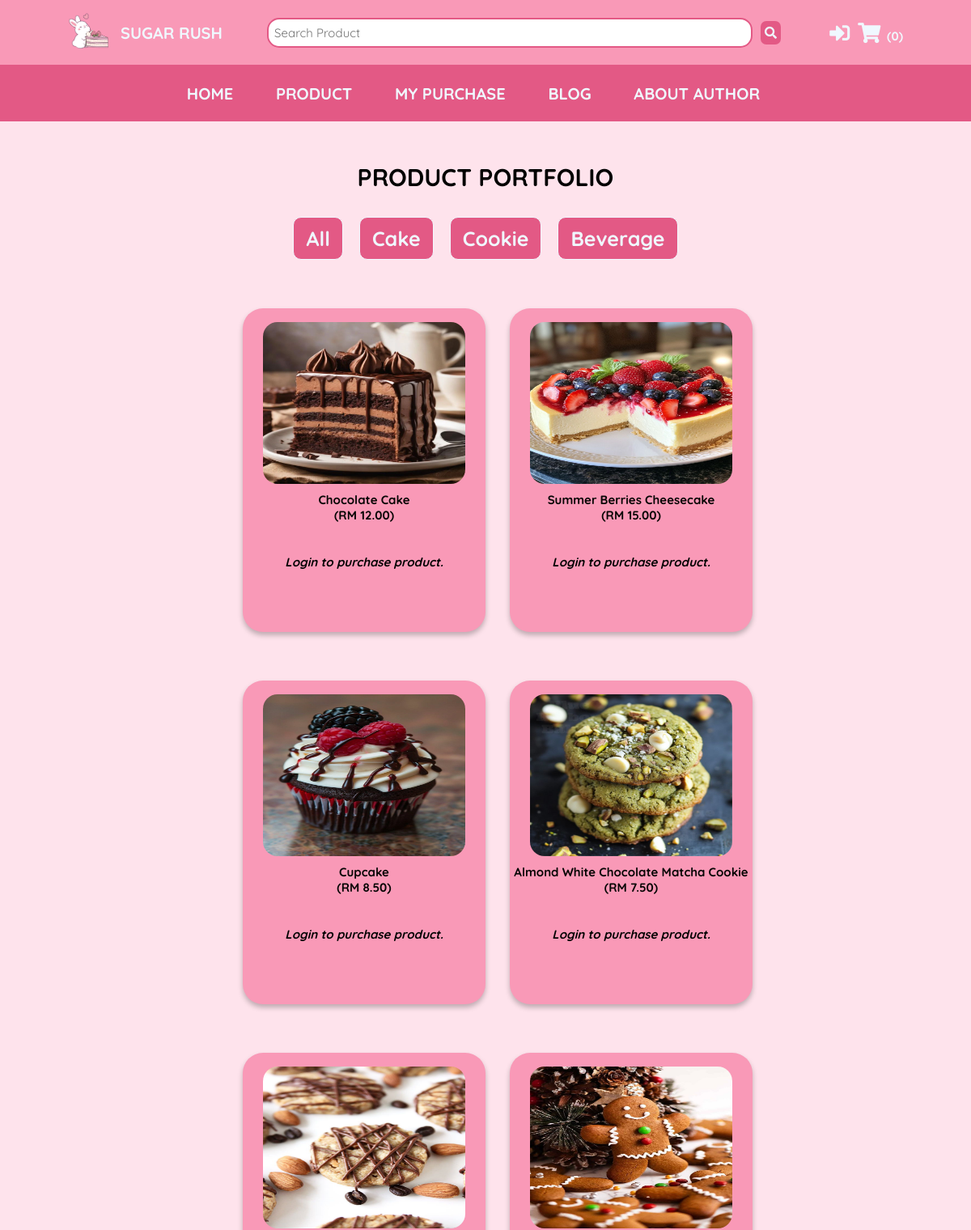
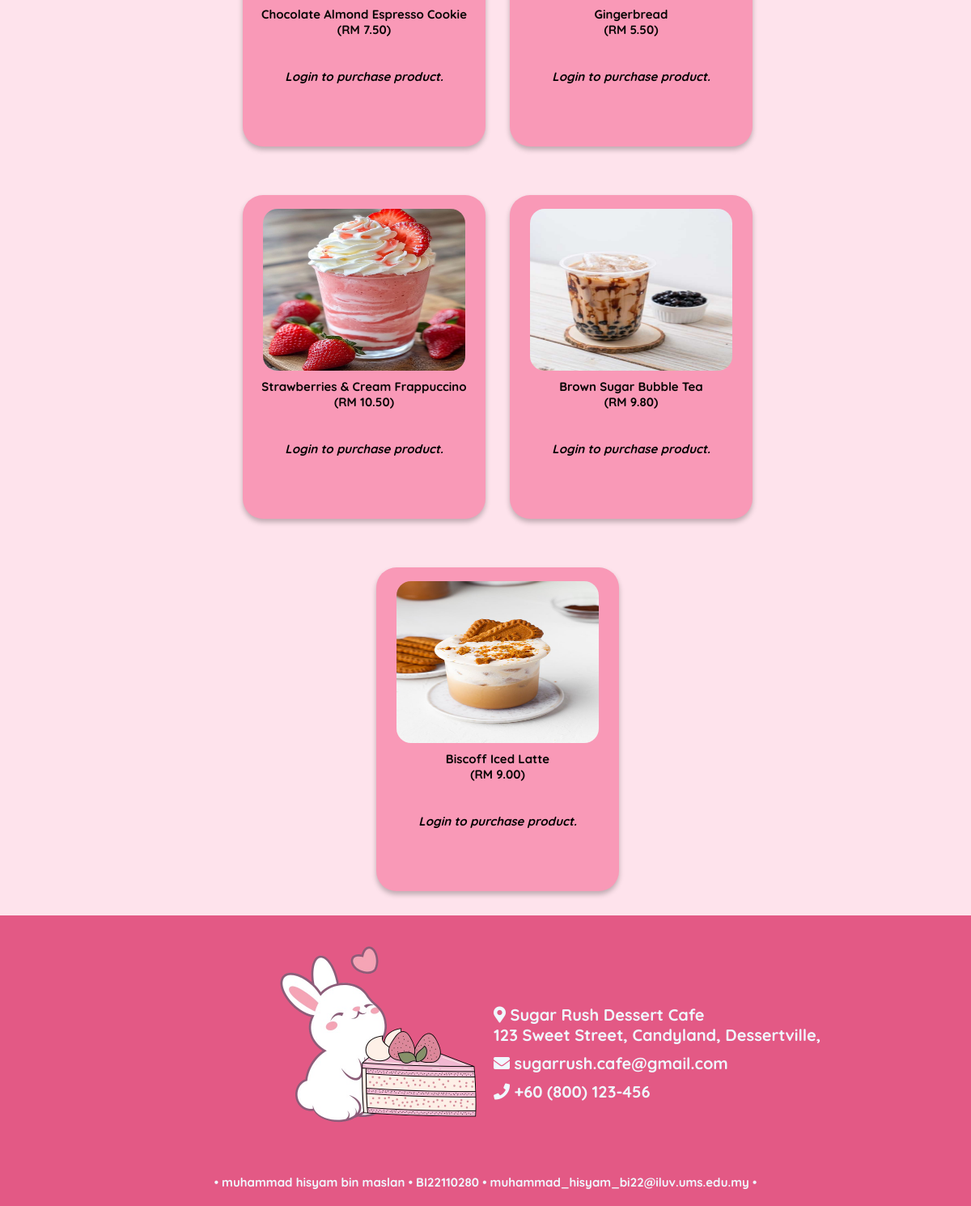
/user/pages/menu/productPortfolio.php, run on the app's committed database (2 pictures, top to bottom).
### tables this page shows
CREATE TABLE `category` (
  `categoryID` int(11) NOT NULL,
  `categoryName` varchar(100) NOT NULL,
  `categoryDesc` varchar(100) NOT NULL,
  `createDate` timestamp NOT NULL DEFAULT current_timestamp()
);

CREATE TABLE `product` (
  `productID` int(11) NOT NULL,
  `productName` varchar(100) NOT NULL,
  `productImg` varchar(100) NOT NULL,
  `categoryID` int(11) NOT NULL,
  `productQty` int(11) NOT NULL,
  `productPrice` decimal(8,2) NOT NULL
);

### user/pages/menu/productPortfolio.php (the view, shortened to what this page needs)
<?php
  include("../../config/user_config.php");
  if (isset($_GET['id'])) {
    $productID = intval($_GET['id']);
    $sql_product = "SELECT * FROM product WHERE productID = $productID";
  }
  else if(isset($_GET['cat']) && ($_GET['cat']!= '0')){
    $categoryID = $_GET['cat'];
    $sql_product = "SELECT * FROM product WHERE categoryID = $categoryID";
  }
  else {
    $sql_product = "SELECT * FROM product";
  }
  $result = mysqli_query($conn, $sql_product);
  $rowcount = mysqli_num_rows($result);
?>
<!DOCTYPE html>
<html lang="en">
<head>
  <link rel="stylesheet" href="https://cdnjs.cloudflare.com/ajax/libs/font-awesome/5.15.4/css/all.min.css">
  <link rel="stylesheet" href="../../css/user_Style.css">
</head>
<body>
  <?php include '../../includes/user_Header.php'; ?>
  <?php include '../../includes/user_topNav.php'; ?>
  <?php include '../../auth/login_popup.php'; ?>
  <?php include '../../auth/register_popup.php'; ?>
   <section class="product">
    <h2 id="section-title">PRODUCT PORTFOLIO</h2>
    <div class="category-container">
      <a id="category-link" href="productPortfolio.php?cat=0" class="category-link">All</a>
      <?php
        $categoryQuery = "SELECT * FROM category";
        $categoryResult = mysqli_query($conn, $categoryQuery);
        if ($categoryResult && mysqli_num_rows($categoryResult) > 0) {
          while ($category = mysqli_fetch_assoc($categoryResult)) {
            echo '<a id="category-link" href="productPortfolio.php?cat=' . $category['categoryID'] . '" class="category-link">' . $category['categoryName'] . '</a>';
          }
        }
        else {
          echo '<p id="no-category-link">No categories found.</p>';
        }
      ?>
    </div>
    <div class="product-container">
      <?php
        if ($rowcount > 0) {
          while ($product = mysqli_fetch_assoc($result)) {
            echo '<div id="product-card" class="product-card">';
            echo '<img id="product-card-img" src="' . BASE_URL . '/' . $product["productImg"] . '" alt="' . $product["productName"] . '">';
            echo '<h3 id="product-card-name">' . $product["productName"] . '</h3>';
            echo '<p id="product-card-price">(RM ' . $product["productPrice"]. ')</p><br><br><br>';
            if (isset($_SESSION['UID'])) {
              echo '<form id="cart-amount-input" method="post" action="cart_action.php?action=add&id=' . $product['productID'] . '">
                      <input type="number" name="quantity" placeholder="Enter Qty (1-999)" min="1" max="999"><br><br>
                      <button type="submit">
                      <i class="fa fa-shopping-cart" ></i>
                      </button>
                    </form>';
            }
            else {
              echo '<h2><i>Login to purchase product.</i></h2>';
            }
            echo '</div>';
          }
        } else {
          echo '<p id="product-not-found">No products found for this category.</p>';
        }
      ?>
    </div>
   </section>
  <?php include '../../includes/user_Footer.php'; ?>
</body>

### user/css/user_Style.css (style rules this page uses)
:root { --pink-100: #FEE3EC; --pink-200: #F9C5D5; --pink-300: #F999B7; --pink-400: #F2789F; --pink-500: #E35985; --black: #070504; --black-shadow: 0px 4px 4px rgba(0, 0, 0, 0.25); --aliceblue: #f0f8ff; }
* { font-family: 'Quicksand', sans-serif; margin: 0; padding: 0; box-sizing: border-box; outline: none; border: none; text-decoration: none; }
html { font-size: 62.5%; overflow-x: hidden; background-color: var(--pink-100); }
.product { min-height: 100vh; margin-top: 20rem; }
.category-container { max-width: 70%; margin-inline: auto; margin-top: 1rem; display: flex; flex-wrap: wrap; justify-content: center; }
#section-title { margin-top: 12rem; font-size: 3rem; text-align: center; margin-bottom: 2rem; width: 100%; }
#category-link { font-size: 2.5rem; font-weight: bold; color: var(--aliceblue); padding: 1rem 1.5rem; background-color: var(--pink-500); border: 1px solid; border-radius: 1rem; margin: 1rem; transition: color 0.7s; }
.product-container { max-width: 70%; margin-inline: auto; margin-top: 2rem; display: flex; flex-wrap: wrap; justify-content: center; }
#product-card { width: 30rem; height: 40rem; background-color: var(--pink-300); border-radius: 2.5rem; margin-left: 3rem; margin-top: 3rem; margin-bottom: 3rem; padding-top: 1.7rem; text-align: center; overflow: hidden; box-shadow: 0px 4px 6px rgba(0, 0, 0, 0.25); transition: transform 0.45s, box-shadow 0.45s, background-color 0.5s; }
#product-card-img { width: 250px; height: 200px; border-radius: 1.8rem; margin-bottom: 0.7rem; }
#product-card-name, #product-card-price { font-size: 1.5rem; color: var(--black); font-weight: bold; }

### data on the page
category: categoryName "Cake"
category: categoryName "Cookie"
category: categoryName "Beverage"
product: productImg (picture), productName "Chocolate Cake", productPrice "12.00"
product: productImg (picture), productName "Summer Berries Cheesecake", productPrice "15.00"
product: productImg (picture), productName "Cupcake", productPrice "8.50"
product: productImg (picture), productName "Almond White Chocolate Matcha Cookie", productPrice "7.50"
product: productImg (picture), productName "Chocolate Almond Espresso Cookie", productPrice "7.50"
product: productImg (picture), productName "Gingerbread", productPrice "5.50"
product: productImg (picture), productName "Strawberries & Cream Frappuccino", productPrice "10.50"
product: productImg (picture), productName "Brown Sugar Bubble Tea", productPrice "9.80"
product: productImg (picture), productName "Biscoff Iced Latte", productPrice "9.00"
